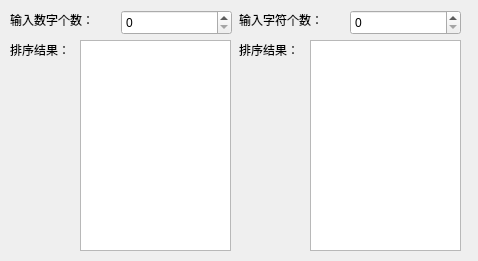
<?xml version="1.0" encoding="UTF-8"?>
<ui version="4.0">
 <class>MainW</class>
 <widget class="QMainWindow" name="MainW">
  <property name="geometry">
   <rect>
    <x>0</x>
    <y>0</y>
    <width>478</width>
    <height>261</height>
   </rect>
  </property>
  <property name="minimumSize">
   <size>
    <width>478</width>
    <height>261</height>
   </size>
  </property>
  <property name="maximumSize">
   <size>
    <width>478</width>
    <height>261</height>
   </size>
  </property>
  <property name="windowTitle">
   <string>类模板</string>
  </property>
  <widget class="QWidget" name="centralwidget">
   <widget class="QLabel" name="digitLabel">
    <property name="geometry">
     <rect>
      <x>10</x>
      <y>10</y>
      <width>101</width>
      <height>19</height>
     </rect>
    </property>
    <property name="text">
     <string>输入数字个数：</string>
    </property>
   </widget>
   <widget class="QLabel" name="sortLabel01">
    <property name="geometry">
     <rect>
      <x>10</x>
      <y>40</y>
      <width>101</width>
      <height>19</height>
     </rect>
    </property>
    <property name="text">
     <string>排序结果：</string>
    </property>
   </widget>
   <widget class="QSpinBox" name="digitSpinBox">
    <property name="geometry">
     <rect>
      <x>121</x>
      <y>10</y>
      <width>111</width>
      <height>25</height>
     </rect>
    </property>
    <property name="maximum">
     <number>5</number>
    </property>
   </widget>
   <widget class="QLabel" name="strLabel">
    <property name="geometry">
     <rect>
      <x>239</x>
      <y>10</y>
      <width>101</width>
      <height>19</height>
     </rect>
    </property>
    <property name="text">
     <string>输入字符个数：</string>
    </property>
   </widget>
   <widget class="QLabel" name="sortLabel02">
    <property name="geometry">
     <rect>
      <x>239</x>
      <y>40</y>
      <width>101</width>
      <height>19</height>
     </rect>
    </property>
    <property name="text">
     <string>排序结果：</string>
    </property>
   </widget>
   <widget class="QSpinBox" name="strSpinBox">
    <property name="geometry">
     <rect>
      <x>350</x>
      <y>10</y>
      <width>111</width>
      <height>25</height>
     </rect>
    </property>
   </widget>
   <widget class="QListWidget" name="digitListWidget">
    <property name="geometry">
     <rect>
      <x>80</x>
      <y>40</y>
      <width>151</width>
      <height>211</height>
     </rect>
    </property>
   </widget>
   <widget class="QListWidget" name="strListWidget">
    <property name="geometry">
     <rect>
      <x>310</x>
      <y>40</y>
      <width>151</width>
      <height>211</height>
     </rect>
    </property>
   </widget>
  </widget>
 </widget>
 <resources/>
 <connections/>
</ui>
